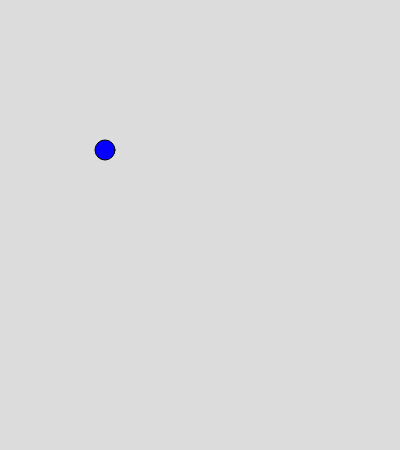
Frame 1 (no input)
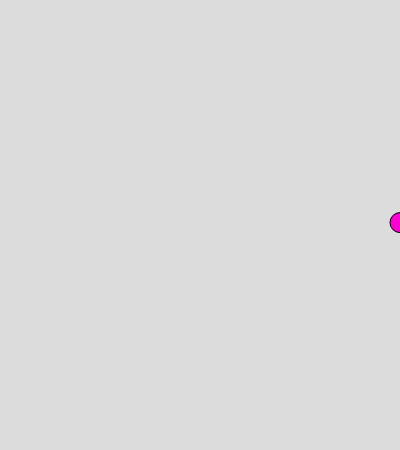
Frame 60 (no input)
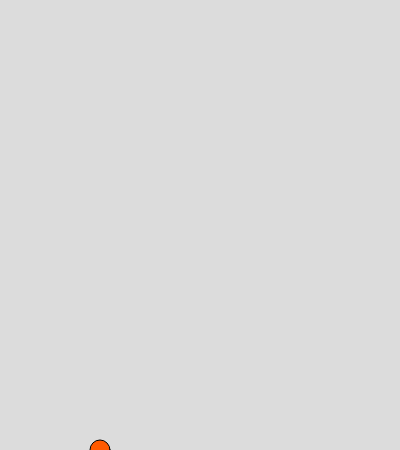
Frame 120 (the mouse pressed at the canvas centre since frame 60)

The p5.js sketch that drew these frames (run headless with seeded random() and noise() and a simulated clock; from frame 60 on, the mouse is pressed at the canvas centre):

// p5.js sketch
// ── sketch.js
/* Canvas */
let canvasX = 400;
let canvasY = 450;

/* Ball */
let x = 0.0;
let y = 0.0;

let vx = 0.0;
let vy = 0.0;

let ballR = 0;
let ballG = 0;
let ballB = 255;
let ballGS = 5; // gradient speed

d = 20
r = d/2

let speed = 5;
let gravity = 0.981;

function setup() {
  canvas = createCanvas(canvasX, canvasY);
  canvas.position(0, 0);

  x = 100;
  y = 300;
  vx = speed;
  vy = 0;
}

function draw() {
  background(220);
  updateX();
  updateY();

  if (ballB > 0 && ballG == 0) {
    if (ballR < 255) {
      ballR += ballGS;
    } else {
      ballB -= ballGS;
    }
  } else if (ballR > 0 && ballB == 0) {
    if (ballG < 255) {
      ballG += ballGS;
    } else {
      ballR -= ballGS;
    }
  } else if (ballG > 0 && ballR == 0) {
    if (ballB < 255) {
      ballB += ballGS;
    } else {
      ballG -= ballGS;
    }
  }
  if (ballR > 255) ballR = 255;
  else if (ballR < 0) ballR = 0;
  if (ballG > 255) ballG = 255;
  else if (ballG < 0) ballG = 0;
  if (ballB > 255) ballB = 255;
  else if (ballB < 0) ballB = 0;

  fill(ballR, ballG, ballB);

  circle(x, canvasY-y, d);
}

function updateX() {
  x += vx;
  if (x > canvasX) {
    x = canvasX;
  } else if (x < 0) {
    x = 0;
  }

  if (x == 0 && vx < 0) {
    vx *= -1;
  } else if (x == canvasX && vx > 0) {
    vx *= -1;
  }
}

function updateY() {
  fall();
  if (y <= 0) {
    y = 0;
    vy *= -0.9;
    vy -= 0.08;
    //bounce();
  }
}

function fall() {
  y += vy;
  vy -= gravity;
}

function bounce() {
  vy = 10;//vy *= -0.95;
}

// ── style.css
body {
	background-color: #202020
}

h1 {
	color: #FF3344;
}

h2 {
	color: #33FF44;
}

h3 {
	color: #3388FF;
	font-style: italic;
}

a {
	color: #FFFF00
}

p {
	color: #FFFFFF;
}
